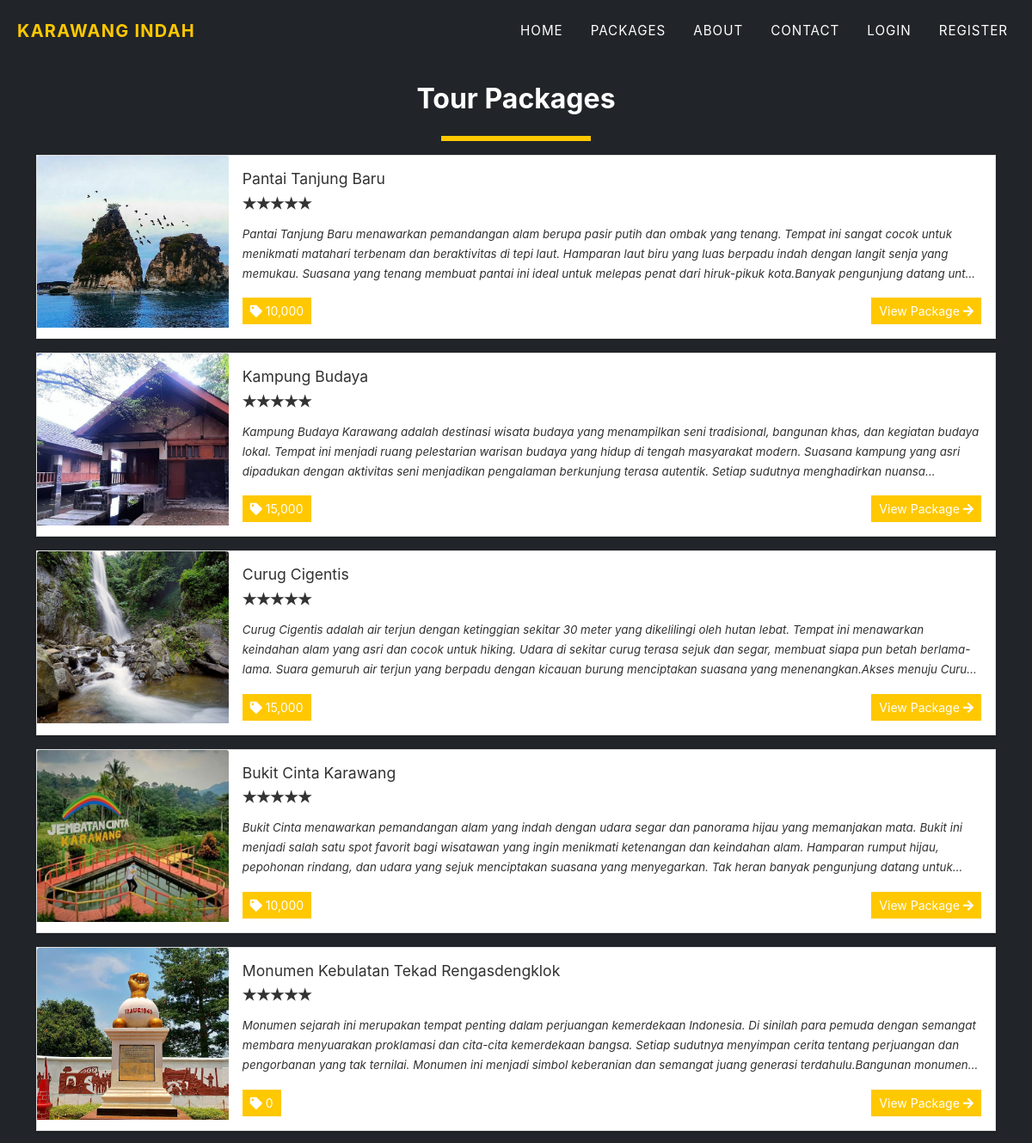
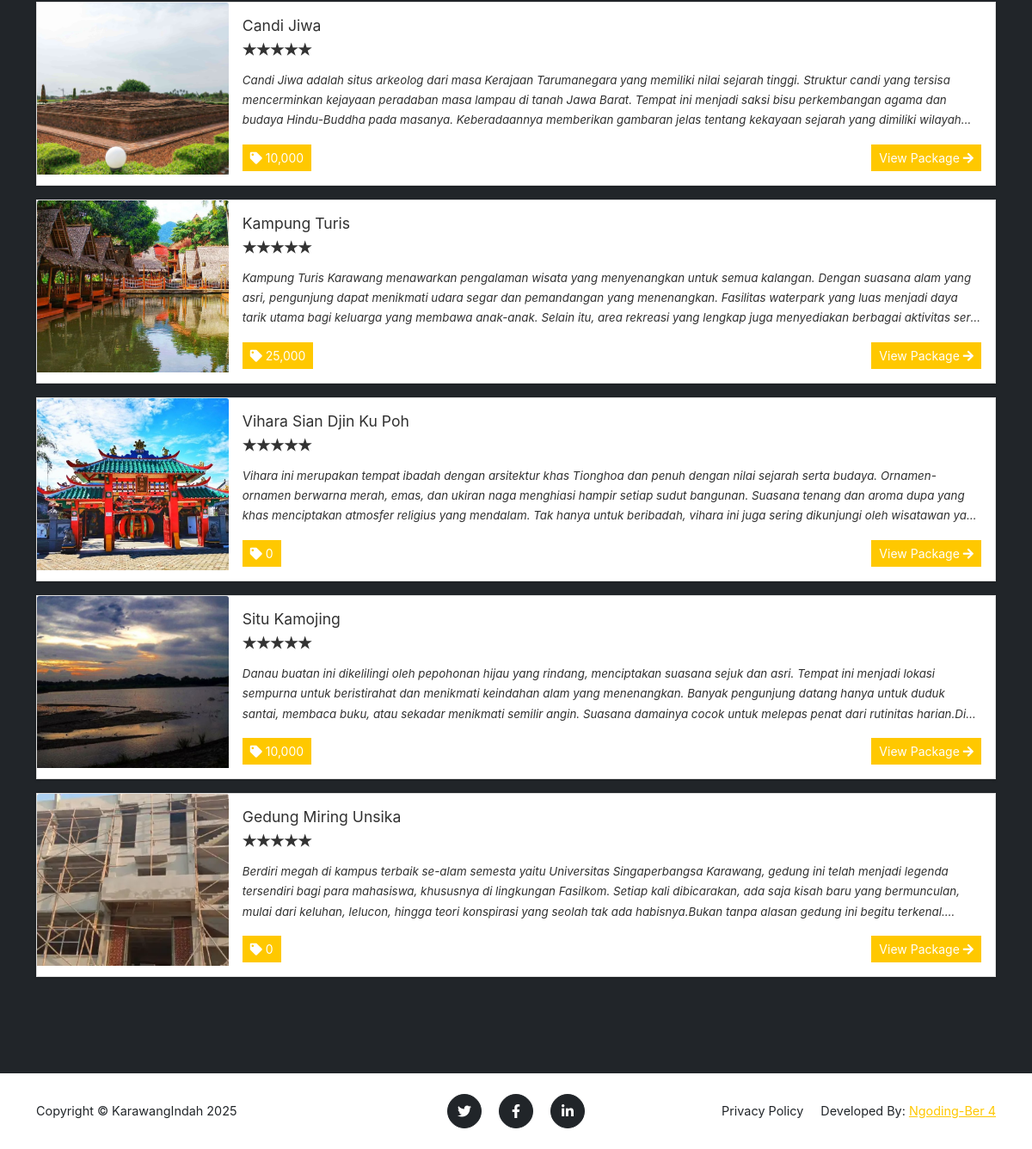
The page /?page=packages on the database its author committed (2 pictures, top to bottom).
### tables this page shows
CREATE TABLE `packages` (
  `id` int(30) NOT NULL,
  `title` text DEFAULT NULL,
  `tour_location` text DEFAULT NULL,
  `cost` double NOT NULL,
  `description` text DEFAULT NULL,
  `upload_path` text DEFAULT NULL,
  `status` tinyint(4) NOT NULL DEFAULT 1 COMMENT '1 =active ,2 = Inactive',
  `date_created` datetime NOT NULL DEFAULT current_timestamp()
);

### config.php (called while the page is built, shortened)
<?php
function validate_image($file){
	if(!empty($file)){
		if(is_file(base_app.$file)){
			return base_url.$file;
		}else{
			return base_url.'dist/img/no-image-available.png';
		}
	}else{
		return base_url.'dist/img/no-image-available.png';
	}
}
?>

### packages.php (the view, shortened to what this page needs)
<section class="page-section bg-dark" id="home">
	<div class="container">
		<h2 class="text-center">Tour Packages</h2>
	<div class="d-flex w-100 justify-content-center">
		<hr class="border-warning" style="border:3px solid" width="15%">
	</div>
	<div class="w-100">
		<?php
		$packages = $conn->query("SELECT * FROM `packages` order by rand() ");
			while($row = $packages->fetch_assoc() ):
				$cover='';
				if(is_dir(base_app.'uploads/package_'.$row['id'])){
					$img = scandir(base_app.'uploads/package_'.$row['id']);
					$k = array_search('.',$img);
					if($k !== false)
						unset($img[$k]);
					$k = array_search('..',$img);
					if($k !== false)
						unset($img[$k]);
					$cover = isset($img[2]) ? 'uploads/package_'.$row['id'].'/'.$img[2] : "";
				}
				$row['description'] = strip_tags(stripslashes(html_entity_decode($row['description'])));
				$rate = 0;
		?>
			<div class="card d-flex w-100 rounded-0 mb-3 package-item">
				<img class="card-img-top" src="<?php echo validate_image($cover) ?>" alt="<?php echo $row['title'] ?>" height="200rem" style="object-fit:cover">
				<div class="card-body">
				<h5 class="card-title truncate-1"><?php echo $row['title'] ?></h5>
				<div class=" w-100 d-flex justify-content-start">
				<form action="">
					<div class="stars stars-small">
							<input disabled class="star star-5" id="star-5" type="radio" name="star" <?php echo $rate == 5 ? "checked" : '' ?>/> <label class="star star-5" for="star-5"></label>
							<input disabled class="star star-4" id="star-4" type="radio" name="star" <?php echo $rate == 4 ? "checked" : '' ?>/> <label class="star star-4" for="star-4"></label>
							<input disabled class="star star-3" id="star-3" type="radio" name="star" <?php echo $rate == 3 ? "checked" : '' ?>/> <label class="star star-3" for="star-3"></label>
							<input disabled class="star star-2" id="star-2" type="radio" name="star" <?php echo $rate == 2 ? "checked" : '' ?>/> <label class="star star-2" for="star-2"></label>
							<input disabled class="star star-1" id="star-1" type="radio" name="star" <?php echo $rate == 1 ? "checked" : '' ?>/> <label class="star star-1" for="star-1"></label>
					</div>
				</form>
				</div>
				<p class="card-text truncate"><?php echo $row['description'] ?></p>
				<div class="w-100 d-flex justify-content-between">
					<span class="rounded-0 btn btn-flat btn-sm btn-primary"><i class="fa fa-tag"></i> <?php echo number_format($row['cost']) ?></span>
					<a href="./?page=view_package&id=<?php echo md5($row['id']) ?>" class="btn btn-sm btn-flat btn-warning">View Package <i class="fa fa-arrow-right"></i></a>
				</div>
				</div>
			</div>
		<?php endwhile; ?>
	</div>
	</div>
</section>

### rows shown on the page
packages: shows a picture, title "Pantai Tanjung Baru", description "Pantai Tanjung Baru menawarkan pemandangan alam berupa pasir putih dan ombak yang tenang. Tempat ini sangat cocok untuk menikmati matahari terbenam dan beraktivitas di tepi laut. Hamparan laut biru yang luas berpadu indah dengan langit senja yang memukau. Suasana yang tenang membuat pantai ini ideal untuk melepas penat dari hiruk-pikuk kota.Banyak pengunjung datang…", cost "10,000"
packages: shows a picture, title "Kampung Budaya", description "Kampung Budaya Karawang adalah destinasi wisata budaya yang menampilkan seni tradisional, bangunan khas, dan kegiatan budaya lokal. Tempat ini menjadi ruang pelestarian warisan budaya yang hidup di tengah masyarakat modern. Suasana kampung yang asri dipadukan dengan aktivitas seni menjadikan pengalaman berkunjung terasa autentik. Setiap sudutnya menghadirkan…", cost "15,000"
packages: shows a picture, title "Curug Cigentis", description "Curug Cigentis adalah air terjun dengan ketinggian sekitar 30 meter yang dikelilingi oleh hutan lebat. Tempat ini menawarkan keindahan alam yang asri dan cocok untuk hiking. Udara di sekitar curug terasa sejuk dan segar, membuat siapa pun betah berlama-lama. Suara gemuruh air terjun yang berpadu dengan kicauan burung menciptakan suasana yang menenangkan.Akses menuju…", cost "15,000"
packages: shows a picture, title "Bukit Cinta Karawang", description "Bukit Cinta menawarkan pemandangan alam yang indah dengan udara segar dan panorama hijau yang memanjakan mata. Bukit ini menjadi salah satu spot favorit bagi wisatawan yang ingin menikmati ketenangan dan keindahan alam. Hamparan rumput hijau, pepohonan rindang, dan udara yang sejuk menciptakan suasana yang menyegarkan. Tak heran banyak pengunjung datang…", cost "10,000"
packages: shows a picture, title "Monumen Kebulatan Tekad Rengasdengklok", description "Monumen sejarah ini merupakan tempat penting dalam perjuangan kemerdekaan Indonesia. Di sinilah para pemuda dengan semangat membara menyuarakan proklamasi dan cita-cita kemerdekaan bangsa. Setiap sudutnya menyimpan cerita tentang perjuangan dan pengorbanan yang tak ternilai. Monumen ini menjadi simbol keberanian dan semangat juang generasi terdahulu.Bangunan…", cost "0"
packages: shows a picture, title "Candi Jiwa", description "Candi Jiwa adalah situs arkeolog dari masa Kerajaan Tarumanegara yang memiliki nilai sejarah tinggi. Struktur candi yang tersisa mencerminkan kejayaan peradaban masa lampau di tanah Jawa Barat. Tempat ini menjadi saksi bisu perkembangan agama dan budaya Hindu-Buddha pada masanya. Keberadaannya memberikan gambaran jelas tentang kekayaan sejarah yang dimiliki…", cost "10,000"
packages: shows a picture, title "Kampung Turis", description "Kampung Turis Karawang menawarkan pengalaman wisata yang menyenangkan untuk semua kalangan. Dengan suasana alam yang asri, pengunjung dapat menikmati udara segar dan pemandangan yang menenangkan. Fasilitas waterpark yang luas menjadi daya tarik utama bagi keluarga yang membawa anak-anak. Selain itu, area rekreasi yang lengkap juga menyediakan berbagai aktivitas…", cost "25,000"
packages: shows a picture, title "Vihara Sian Djin Ku Poh", description "Vihara ini merupakan tempat ibadah dengan arsitektur khas Tionghoa dan penuh dengan nilai sejarah serta budaya. Ornamen-ornamen berwarna merah, emas, dan ukiran naga menghiasi hampir setiap sudut bangunan. Suasana tenang dan aroma dupa yang khas menciptakan atmosfer religius yang mendalam. Tak hanya untuk beribadah, vihara ini juga sering dikunjungi oleh wisatawan…", cost "0"
packages: shows a picture, title "Situ Kamojing", description "Danau buatan ini dikelilingi oleh pepohonan hijau yang rindang, menciptakan suasana sejuk dan asri. Tempat ini menjadi lokasi sempurna untuk beristirahat dan menikmati keindahan alam yang menenangkan. Banyak pengunjung datang hanya untuk duduk santai, membaca buku, atau sekadar menikmati semilir angin. Suasana damainya cocok untuk melepas penat dari rutinitas…", cost "10,000"
packages: shows a picture, title "Gedung Miring Unsika", description "Berdiri megah di kampus terbaik se-alam semesta yaitu Universitas Singaperbangsa Karawang, gedung ini telah menjadi legenda tersendiri bagi para mahasiswa, khususnya di lingkungan Fasilkom. Setiap kali dibicarakan, ada saja kisah baru yang bermunculan, mulai dari keluhan, lelucon, hingga teori konspirasi yang seolah tak ada habisnya.Bukan tanpa alasan gedung ini begitu…", cost "0"

### other values the page prints
$_settings->info('short_name') "KarawangIndah"
